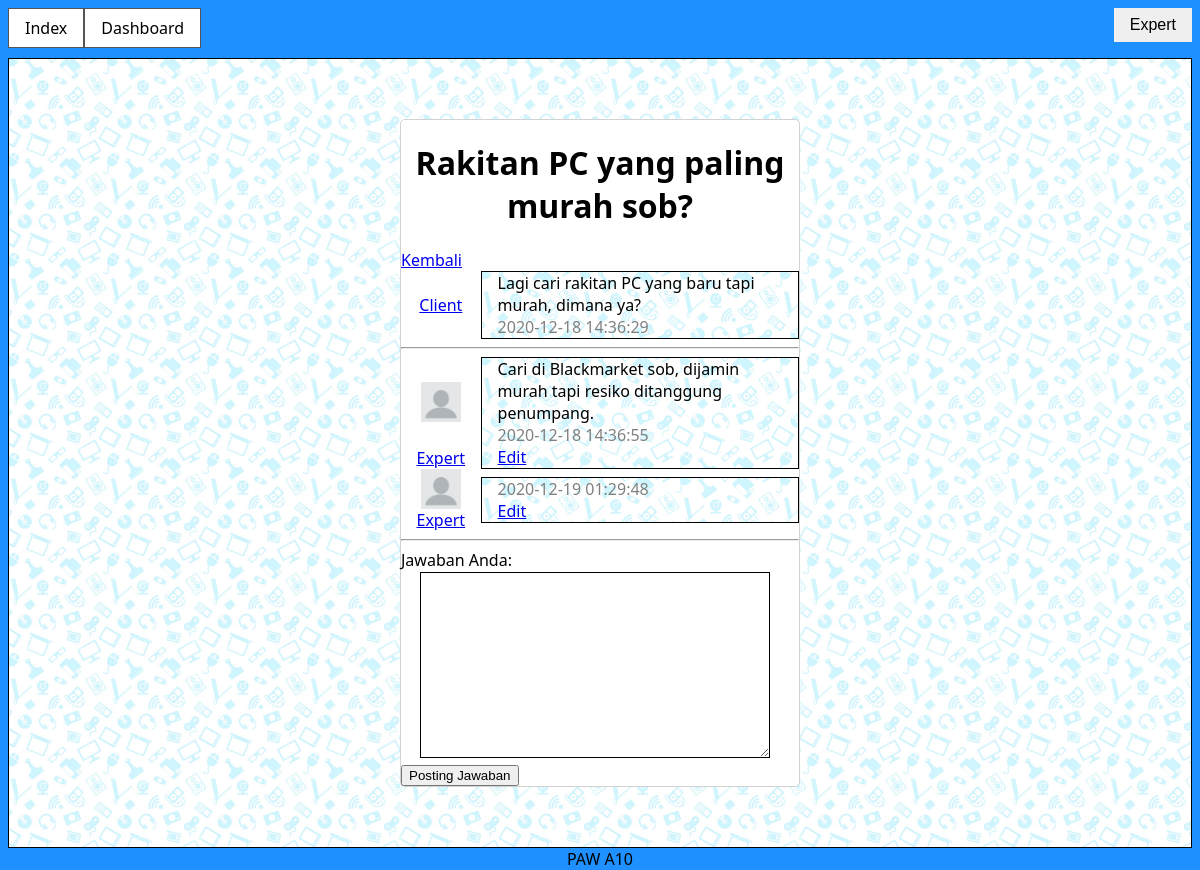
/thread.php?id=1 (signed in), run on the app's committed database.
### tables this page shows
CREATE TABLE `thread` (
  `thread_id` int(11) NOT NULL,
  `user_id` int(11) NOT NULL,
  `topic_id` int(11) NOT NULL,
  `title` varchar(255) NOT NULL,
  `question` varchar(8000) NOT NULL,
  `time` timestamp NOT NULL DEFAULT current_timestamp() ON UPDATE current_timestamp()
);

CREATE TABLE `user` (
  `user_id` int(11) NOT NULL,
  `email` varchar(255) NOT NULL,
  `password` varchar(64) NOT NULL,
  `name` varchar(255) NOT NULL,
  `bio` varchar(255) NOT NULL,
  `avatar` varchar(255) DEFAULT NULL,
  `type` varchar(255) NOT NULL
);

CREATE TABLE `answer` (
  `answer_id` int(11) NOT NULL,
  `user_id` int(11) NOT NULL,
  `thread_id` int(11) NOT NULL,
  `answer` varchar(8000) NOT NULL,
  `time` timestamp NOT NULL DEFAULT current_timestamp() ON UPDATE current_timestamp()
);

### view/thread_view.inc (the view, shortened to what this page needs)
<!DOCTYPE html>
<html lang="en">
<?php include "head.inc" ?>
<body>
    <?php include "navbar.inc"; ?>
    <div class="content">
        <div class="regisbox">
            <h1><?php echo $thread['title'] ?></h1>
            <a href="topik.php?topik=<?php echo $thread['topic_id'] ?>">Kembali</a>
            <div class="chat">
                <div class="bio">
                    <a href="profile.php?id=<?php echo $thread['user_id'] ?>"><?php echo $thread['name'] ?></a>
                </div>
                <div class="content">
                    <?php echo $thread['question'] ?>
                    <div class="time"><?php echo $thread['time'] ?></div>
                </div>
            </div>
            <hr>
            <?php foreach ($answers as $answer) : ?>
                <div class="chat">
                    <div class="bio">
                        <img src="image/profile/<?php echo $answer['avatar'] ?>" class="profile" alt="">
                        <a href="profile.php?id=<?php echo $answer['user_id'] ?>"><?php echo $answer['name'] ?></a>
                    </div>
                    <div class="content">
                        <?php echo $answer['answer'] ?>
                        <div class="time"><?php echo $answer['time'] ?></div>
                        <?php if ($answer['user_id'] == $_SESSION['id']) : ?>
                            <a href="edit_answer.php?answer_id=<?php echo $answer['answer_id'] ?>">Edit</a>
                        <?php endif ?>
                    </div>
                </div>
            <?php endforeach ?>
            <hr>
            <?php if ($_SESSION['type'] == 'expert') : ?>
            <form method="post">
                <label for="answer">Jawaban Anda:</label>
                <textarea name="answer" id="answer" class="inputan" rows="10"></textarea>
                <input type="submit" value="Posting Jawaban">
            </form>
            <?php endif ?>
        </div>
    </div>
    <?php include "footer.inc"; ?>
</body>
</html>

### style.css (style rules this page uses)
* { box-sizing: border-box; }
html, body { height: 100%; font-family: 'Segoe UI', Tahoma, Geneva, Verdana, sans-serif; background-color: #1E90FF; }
.content { min-height: 80%; border: 1px solid; margin: auto; padding: 0 16px; background-color: #f9f9f9; background: url(image/logo/background.jpg); background-size: 200px; }
.regisbox { width: 400px; min-height: 580px; border: 1px solid #d2d2d2; border-radius: 5px; margin: 60px auto; background: white; }
.regisbox h1 { color: black; text-align: center; }
.inputan { width: 350px; margin-top: 1px; margin-left: 19px; margin-right: 20px; border: 1px solid black; font-size: 16px; background: transparent; }
.chat { display: flex; }
.chat .bio { width: 20%; text-align: center; display: flex; flex-direction: column; justify-content: center; }
.chat .content { width: 80%; }
.chat .time { color: gray; }
.chat .profile { max-width: 40px; width: initial; margin: auto; }

### data on the page
thread: title "Rakitan PC yang paling murah sob?", user.name "Client", question "Lagi cari rakitan PC yang baru tapi murah, dimana ya?", time "2020-12-18 14:36:29"
answer: user.avatar (placeholder picture), user.name "Expert", answer "Cari di Blackmarket sob, dijamin murah tapi resiko ditanggung penumpang.", time "2020-12-18 14:36:55"
answer: user.avatar (placeholder picture), user.name "Expert", time "2020-12-19 01:29:48"

### other printed values
$_SESSION['name'] "Expert"
